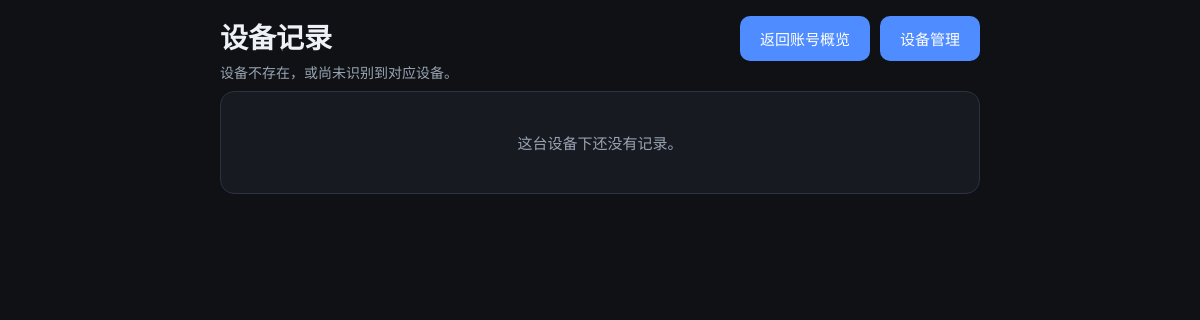
Before: /devices/test-pending-submit/items with the older database file.
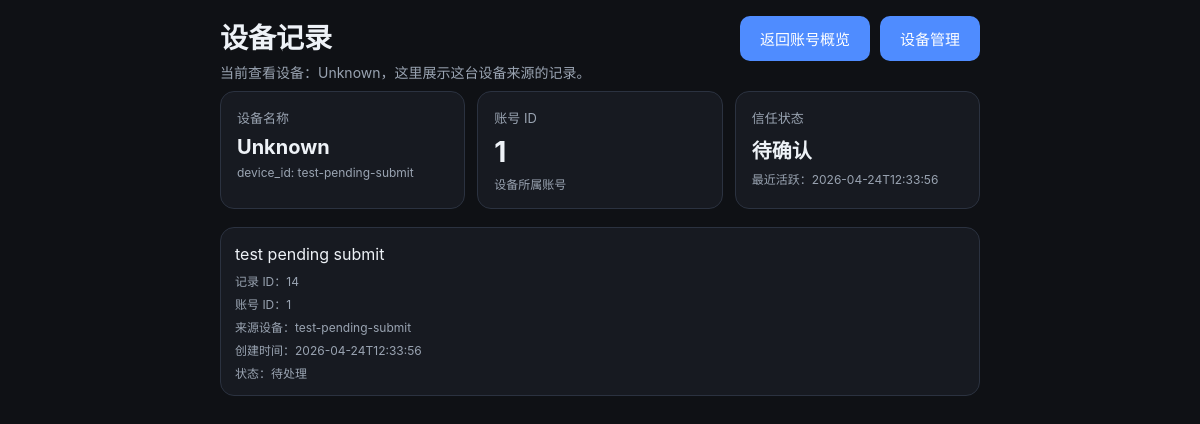
After: the same page with the newer database file.
### tables this page shows
CREATE TABLE devices (
            id INTEGER PRIMARY KEY AUTOINCREMENT,
            user_id INTEGER NOT NULL DEFAULT 1,
            device_id TEXT NOT NULL,
            device_name TEXT,
            token_hash TEXT,
            trusted INTEGER NOT NULL DEFAULT 0,
            created_at TEXT NOT NULL DEFAULT (datetime('now')),
            last_seen_at TEXT
        , provision_source TEXT NOT NULL DEFAULT 'direct', pending_approval INTEGER NOT NULL DEFAULT 0);

CREATE TABLE inbox_items (
            id INTEGER PRIMARY KEY AUTOINCREMENT,
            content TEXT NOT NULL,
            status TEXT NOT NULL DEFAULT 'inbox',
            created_at TEXT NOT NULL,
            updated_at TEXT NOT NULL
        , user_id INTEGER NOT NULL DEFAULT 1, source_device_id TEXT);

### app/main.py (the view)
@app.route("/devices/<device_id>/items")
def device_items_page(device_id):
    guard = admin_guard()
    if guard:
        return guard
    device, items = get_device_items(device_id)
    return render_template("device_items.html", device=device, items=items)

### app/main.py (called while the page is built)
def get_conn():
    conn = sqlite3.connect(str(DB_PATH))
    conn.row_factory = sqlite3.Row
    return conn

def admin_cookie_value():
    if not ADMIN_PASSWORD:
        return None
    return hashlib.sha256(ADMIN_PASSWORD.encode()).hexdigest()

def is_admin_authenticated():
    expected = admin_cookie_value()
    if not expected:
        return True
    actual = request.cookies.get(ADMIN_COOKIE, "")
    return hmac.compare_digest(actual, expected)

def admin_guard():
    if is_admin_authenticated():
        return None
    next_path = request.path
    if request.query_string:
        next_path += "?" + request.query_string.decode()
    return redirect(url_for("admin_login_page", next=next_path))

### app/templates/device_items.html (shortened to what this page needs)
<!doctype html>
<html lang="zh-CN">
<head>
  <link rel="stylesheet" href="/static/style.css" />
</head>
<body>
  <main class="container">
    <header class="header">
      <div class="title-row">
        <div>
          <h1>设备记录</h1>
          {% if device %}
            <p class="subtitle">当前查看设备：{{ device.device_name or 'Unknown' }}，这里展示这台设备来源的记录。</p>
          {% else %}
            <p class="subtitle">设备不存在，或尚未识别到对应设备。</p>
          {% endif %}
        </div>
        <div class="toolbar-actions">
          <a class="nav-link" href="/account">返回账号概览</a>
          <a class="nav-link" href="/devices">设备管理</a>
        </div>
      </div>
    </header>
    {% if device %}
      <section class="summary-grid">
        <article class="summary-card">
          <div class="summary-label">设备名称</div>
          <div class="summary-value small">{{ device.device_name or 'Unknown' }}</div>
          <div class="item-meta">device_id: {{ device.device_id }}</div>
        </article>
        <article class="summary-card">
          <div class="summary-label">账号 ID</div>
          <div class="summary-value">{{ device.user_id }}</div>
          <div class="item-meta">设备所属账号</div>
        </article>
        <article class="summary-card">
          <div class="summary-label">信任状态</div>
          <div class="summary-value small">{{ '已信任' if device.trusted else '待确认' }}</div>
          <div class="item-meta">最近活跃：{{ device.last_seen_at or '-' }}</div>
        </article>
      </section>
    {% endif %}
    <section class="list">
      {% if items %}
        {% for item in items %}
          <article class="item {% if item.status == 'done' %}done{% endif %}">
            <div class="item-main grow">
              <div class="item-content">{{ item.content }}</div>
              <div class="item-meta">记录 ID：{{ item.id }}</div>
              <div class="item-meta">账号 ID：{{ item.user_id }}</div>
              <div class="item-meta">来源设备：{{ item.source_device_id or '-' }}</div>
              <div class="item-meta">创建时间：{{ item.created_at or '-' }}</div>
              <div class="item-meta">状态：{{ '已完成' if item.status == 'done' else '待处理' }}</div>
            </div>
          </article>
        {% endfor %}
      {% else %}
        <div class="empty">这台设备下还没有记录。</div>
      {% endif %}
    </section>
  </main>
</body>
</html>

Changed rows visible on the page:
added devices: device_name "Unknown", device_id "test-pending-submit", user_id "1", trusted "待确认", last_seen_at "2026-04-24T12:33:56"
added inbox_items: content "test pending submit", id "14", user_id "1", source_device "test-pending-submit", created_at "2026-04-24T12:33:56", status "待处理"
Other visible differences:
text no longer shown: "设备不存在，或尚未识别到对应设备。 这台设备下还没有记录。"
text now shown: "当前查看设备： ，这里展示这台设备来源的记录。 设备名称 device_id: 账号 ID 设备所属账号 信任状态 最近活跃："
